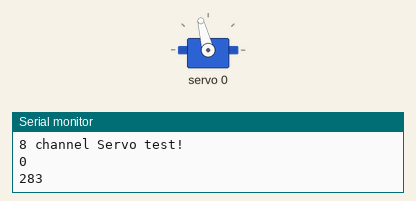
This sketch was run on a simulated ESP32. Shown: servo, the last lines printed to the serial monitor.

Above: at 0.05 s.
At 2.8 s:
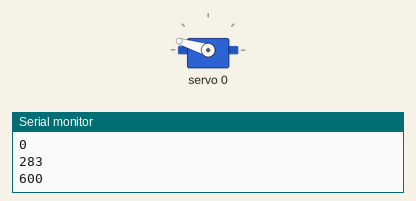
At 5.5 s:
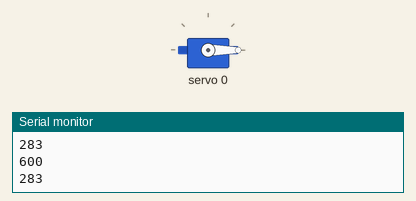
At 8.2 s:
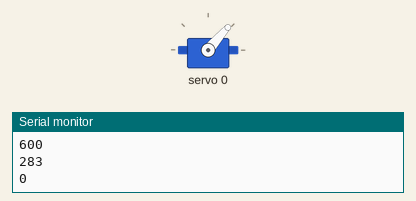
Timing chart, 0 to 13.9 s (numbered marks = the images above):
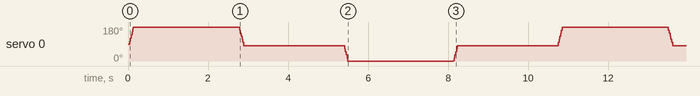

The sketch:

Test_servo_pos.ino
```cpp
#include <Wire.h>
#include <Adafruit_PWMServoDriver.h>

// called this way, it uses the default address 0x40
Adafruit_PWMServoDriver pwm = Adafruit_PWMServoDriver();
#define SERVOMIN  0 // This is the 'minimum' pulse length count (out of 4096)
#define SERVOMAX  600 // This is the 'maximum' pulse length count (out of 4096)
#define USMIN  600 // This is the rounded 'minimum' microsecond length based on the minimum pulse of 150
#define USMAX  2400 // This is the rounded 'maximum' microsecond length based on the maximum pulse of 600
#define SERVO_FREQ 50 // Analog servos run at ~50 Hz updates
uint8_t servonum = 0;

void setup() {
  // put your setup code here, to run once:
  Serial.begin(9600);
  Serial.println("8 channel Servo test!");

  pwm.begin();
  pwm.setOscillatorFrequency(27000000);
  pwm.setPWMFreq(SERVO_FREQ);  // Analog servos run at ~50 Hz updates
  uint16_t mid_pl = (SERVOMAX-SERVOMIN)/2;
  pwm.setPWM(servonum, 0, mid_pl);
  delay(10);
  Serial.println(servonum);
}


void set_position(int deg1,int deg2){
  int pulselength1 = map(deg1, 0, 180, SERVOMIN, SERVOMAX);
  int pulselength2 = map(deg2, 0, 180, SERVOMIN, SERVOMAX);
  Serial.print(pulselength1);
  Serial.print('\n');
  // Serial.print(pulselength)
  if (deg1>deg2){
    for (uint16_t pulselen = pulselength1; pulselen > pulselength2; pulselen--) {
    pwm.setPWM(servonum, 0, pulselen);
    }
  }else if(deg2>deg1){
    for (uint16_t pulselen = pulselength1; pulselen < pulselength2; pulselen++) {
    pwm.setPWM(servonum, 0, pulselen);
    }
  }
  delay(500);
}

void loop() {
  int mid = 85;
  // put your main code here, to run repeatedly:
  set_position(mid,180);
  delay(2000);
  set_position(180,mid);
  delay(2000);
  set_position(mid,0);
  delay(2000);
  set_position(0,mid);
  delay(2000);
}
```
